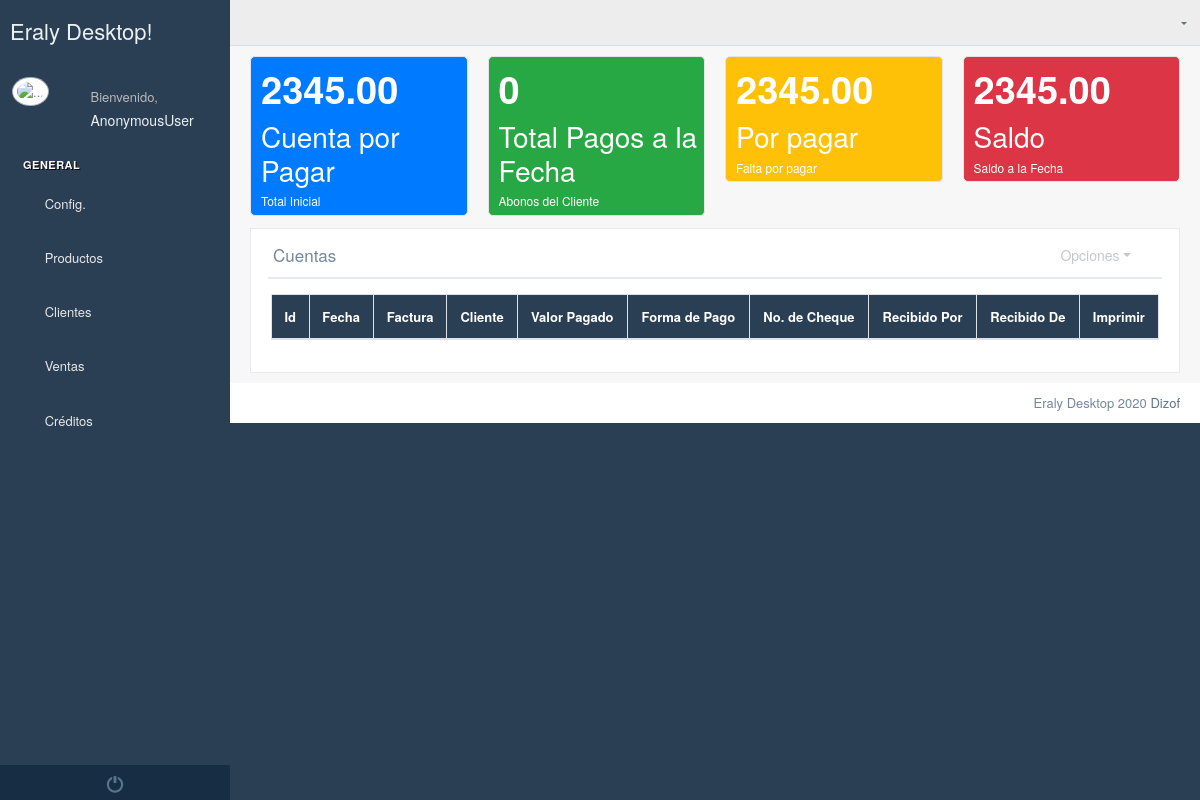
The app's page /accounts_receivable/1/, older data.
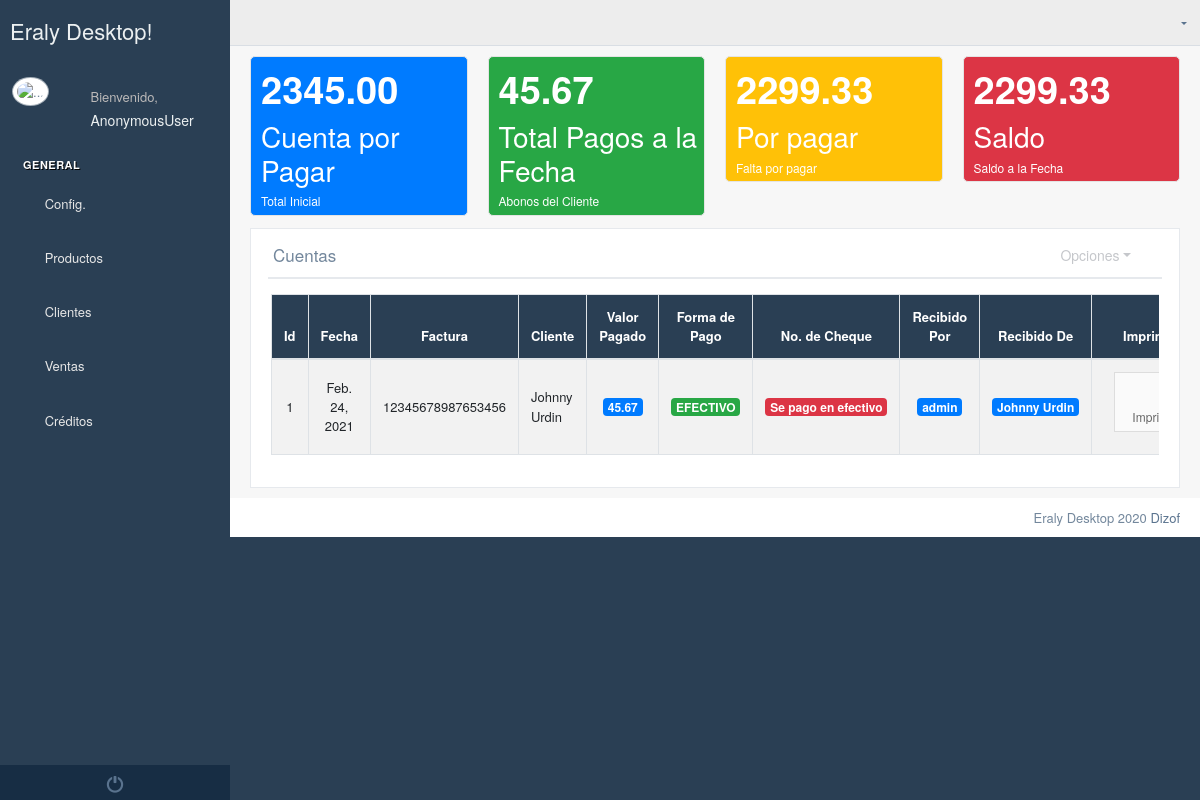
The same page, newer data.
### Ventas/models.py (models this page shows)
class CuentasCobrar(models.Model):
    fecha=models.DateField(auto_now_add=True)
    factura_numero=models.CharField(max_length=20,null=True,blank=True)
    cliente = models.ForeignKey(Clientes, on_delete=models.CASCADE)
    cantidad = models.DecimalField(max_digits=9, decimal_places=2,default=0)

class Recibos(models.Model):
    fecha= models.DateField(auto_now_add=True)
    cuenta= models.ForeignKey(CuentasCobrar,on_delete=models.CASCADE)
    cantidad = models.DecimalField(max_digits=9, decimal_places=2,default=0)
    formaPago = models.CharField(max_length=20)
    numeroCheque = models.CharField(max_length=20, null=True,blank=True)
    rebidoPor =models.ForeignKey(User,on_delete=models.CASCADE,null=True,blank=True)
    recibiDe = models.CharField(max_length=60)

### Personas/models.py (models this page shows, shortened)
class Clientes(models.Model):
    establecimiento=models.ForeignKey(Establecimiento, on_delete=models.CASCADE,null=True,blank=True)
    cedula=models.CharField(max_length=13)
    nombres=models.CharField(max_length=60)
    apellidos=models.CharField(max_length=60)
    direccion=models.CharField(max_length=60)
    ciudad=models.ForeignKey(Ciudad, on_delete=models.CASCADE)
    telefono=models.CharField(max_length=13,null=True,blank=True)
    celular=models.CharField(max_length=13,null=True,blank=True)
    estado=models.BooleanField(default=True)

### Ventas/views.py (the view)
# urls.py: path("accounts_receivable/<int:id>/",abonos),
def abonos(request,id):
    if request.POST:
        Recibos(cuenta_id=id,cantidad=request.POST['cantidad'],formaPago=request.POST['formaPago'],numeroCheque=request.POST['cheque'],rebidoPor=request.user, recibiDe=request.POST['recibidoDe']).save()
        messages.add_message(request, messages.SUCCESS, "El Documento se ha registrado.!")
    contexto={
        'abonos': Recibos.objects.filter(cuenta_id = id),
        'cuenta':CuentasCobrar.objects.get(id=id),
    }
    return render(request, 'Ventas/abonos.html', contexto)

### Ventas/templatetags/VentasTags.py (called while the page is built)
@register.simple_tag
def pagos(id_cuenta):
    xpagos=0
    try:
        xpagos=Recibos.objects.filter(cuenta_id=id_cuenta).aggregate(Sum('cantidad'))['cantidad__sum']
        if xpagos == None:
            xpagos=0
    except:
        xpagos =0
    return round(xpagos,2)

@register.simple_tag
def saldos(id_cuenta):
    cuenta=CuentasCobrar.objects.get(id=id_cuenta).cantidad
    xpagos=0
    try:
        xpagos=Recibos.objects.filter(cuenta_id=id_cuenta).aggregate(Sum('cantidad'))['cantidad__sum']
        if xpagos==None:
            xpagos=0
    except:
        xpagos =0
    print(cuenta,xpagos)
    total=cuenta - xpagos
    return round(total,2)

### templates/Ventas/abonos.html (shortened to what the changed rows need)
{% extends 'Home/index2.html' %}
{% block contenido_index %}
    {% load static %}
    {% load VentasTags %}
    <div class="">
        <div class="row">
            <div class="animated flipInY  col-lg-3 col-md-3 col-sm-6  ">
                <div class="tile-stats bg-primary" style="color: white" >
                    <div class="icon" style="color: white">
                    </div>
                    <div class="count" style="color: white">{{ cuenta.cantidad }}</div>
                    <h3 style="color: white">Cuenta por Pagar</h3>
                    <p style="color: white">Total Inicial</p>
                </div>
            </div>
            <div class="animated flipInY col-lg-3 col-md-3 col-sm-6  ">
                <div class="tile-stats bg-success" style="color: white">
                    <div class="icon" style="color: white">
                    </div>
                    <div class="count" style="color: white">{% pagos cuenta.id %}</div>
                    <h3 style="color: white">Total Pagos a la Fecha</h3>
                    <p style="color: white">Abonos del Cliente</p>
                </div>
            </div>
            <div class="animated flipInY col-lg-3 col-md-3 col-sm-6  ">
                <div class="tile-stats bg-warning" style="color: white">
                    <div class="icon" style="color: white">
                    </div>
                    <div class="count" style="color: white">{% saldos cuenta.id %}</div>
                    <h3 style="color:white">Por pagar</h3>
                    <p style="color: white">Falta por pagar</p>
                </div>
            </div>
            <div class="animated flipInY col-lg-3 col-md-3 col-sm-6  ">
                <div class="tile-stats bg-danger" style="color: white">
                    <div class="icon" style="color: white">
                    </div>
                    <div class="count" style="color: white">{% saldos cuenta.id %}</div>
                    <h3 style="color:white">Saldo</h3>
                    <p style="color: white">Saldo a la Fecha</p>
                </div>
            </div>
        </div>
        <div class="row">
            <div class="col-md-12 col-sm-12 ">
                <div class="x_panel">
                    <div class="x_title">
                        <h2>Cuentas <small>por cobrar</small></h2>
                    </div>
                    <div class="x_content">
                        <div class="row">
                            <div class="col-sm-12">
                                <div class="card-box table-responsive">
                                    <table id="listaCuentas" class="table table-striped table-bordered"
                                           style="width:100%">
                                        <thead style="background-color: #2A3F54; color: white">
                                        <tr>
                                            <th style="text-align: center">Id</th>
                                            <th style="text-align: center">Fecha</th>
                                            <th style="text-align: center">Factura</th>
                                            <th style="text-align: center">Cliente</th>
                                            <th style="text-align: center">Valor Pagado</th>
                                            <th style="text-align: center">Forma de Pago</th>
                                            <th style="text-align: center">No. de Cheque</th>
                                            <th style="text-align: center">Recibido Por</th>
                                            <th style="text-align: center">Recibido De</th>
                                            <th style="text-align: center">Imprimir</th>
                                        </tr>
                                        </thead>
                                        <tbody>
                                        {% for abono in abonos %}
                                            <tr>
                                                <td style="text-align: center; vertical-align: middle">{{ abono.id }}</td>
                                                <td style="text-align: center; vertical-align: middle">{{ abono.fecha }}</td>
                                                <td style="text-align: center; vertical-align: middle">{{ abono.cuenta.factura_numero }}</td>
                                                <td style="vertical-align: middle">{{ abono.cuenta.cliente.nombres }} {{ abono.cuenta.cliente.apellidos }}</td>
                                                <td style="text-align: center; vertical-align: middle"><span
                                                        style="font-size: 12px"
                                                        class="badge badge-primary">{{ abono.cantidad }}</span></td>
                                                <td style="text-align: center; vertical-align: middle"><span
                                                        style="font-size: 12px"
                                                        class="badge badge-success">{{ abono.formaPago }}</span></td>
                                                <td style="text-align: center; vertical-align: middle"><span
                                                        style="font-size: 12px"
                                                        class="badge badge-danger">{% if abono.numeroCheque %}
                                                    {{ abono.numeroCheque }}{% else %}Se pago en
                                                    efectivo{% endif %} </span></td>
                                                <td style="text-align: center; vertical-align: middle"><span
                                                        style="font-size: 12px"
                                                        class="badge badge-primary">{{ abono.rebidoPor }}</span></td>
                                                <td style="text-align: center; vertical-align: middle"><span
                                                        style="font-size: 12px"
                                                        class="badge badge-primary">{{ abono.recibiDe }}</span></td>
                                                <td style="text-align: center"><a
                                                        href="/accounts_receivable/print/{{ abono.id }}/"
                                                        class="btn btn-app"><i class="fa fa-print"></i>
                                                    Imprimir</a></td>
                                            </tr>
                                        {% endfor %}
                                        </tbody>
                                    </table>
                                </div>
                            </div>
                        </div>
                    </div>
                </div>
            </div>
        </div>
    </div>
{% endblock %}
{% block script_index %}
    <link rel="stylesheet" href="{% static 'select2/css/select2.min.css' %}">
{% endblock %}

Row changes from the older to the newer data that the page shows:
computed for CuentasCobrar: id "0" → "45.67"; id+cantidad "2345.00" → "2299.33"
added Recibos: id "1", fecha "Feb. 24, 2021", cuenta.factura_numero "12345678987653456", cuenta.cliente.nombres "Johnny", cuenta.cliente.apellidos "Urdin", cantidad "45.67", formaPago "EFECTIVO", numeroCheque "Se pago en efectivo", rebidoPor "admin", recibiDe "Johnny Urdin"
